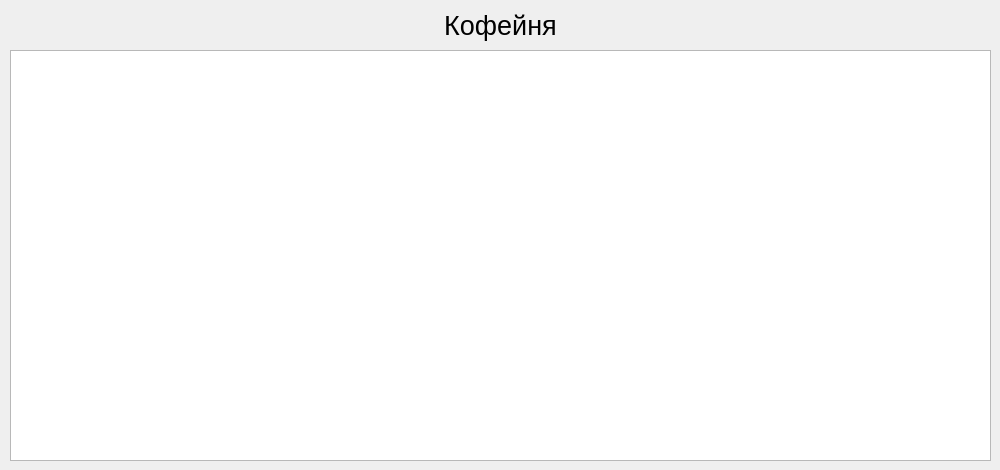
<?xml version="1.0" encoding="UTF-8"?>
<ui version="4.0">
 <class>MainWindow</class>
 <widget class="QMainWindow" name="MainWindow">
  <property name="geometry">
   <rect>
    <x>0</x>
    <y>0</y>
    <width>1000</width>
    <height>470</height>
   </rect>
  </property>
  <property name="sizePolicy">
   <sizepolicy hsizetype="Fixed" vsizetype="Fixed">
    <horstretch>0</horstretch>
    <verstretch>0</verstretch>
   </sizepolicy>
  </property>
  <property name="windowTitle">
   <string>Кофейня</string>
  </property>
  <widget class="QWidget" name="centralwidget">
   <widget class="QLabel" name="label">
    <property name="geometry">
     <rect>
      <x>10</x>
      <y>10</y>
      <width>981</width>
      <height>31</height>
     </rect>
    </property>
    <property name="font">
     <font>
      <pointsize>20</pointsize>
     </font>
    </property>
    <property name="text">
     <string>Кофейня</string>
    </property>
    <property name="alignment">
     <set>Qt::AlignCenter</set>
    </property>
   </widget>
   <widget class="QTableWidget" name="table">
    <property name="geometry">
     <rect>
      <x>10</x>
      <y>50</y>
      <width>981</width>
      <height>411</height>
     </rect>
    </property>
   </widget>
  </widget>
 </widget>
 <resources/>
 <connections/>
</ui>
